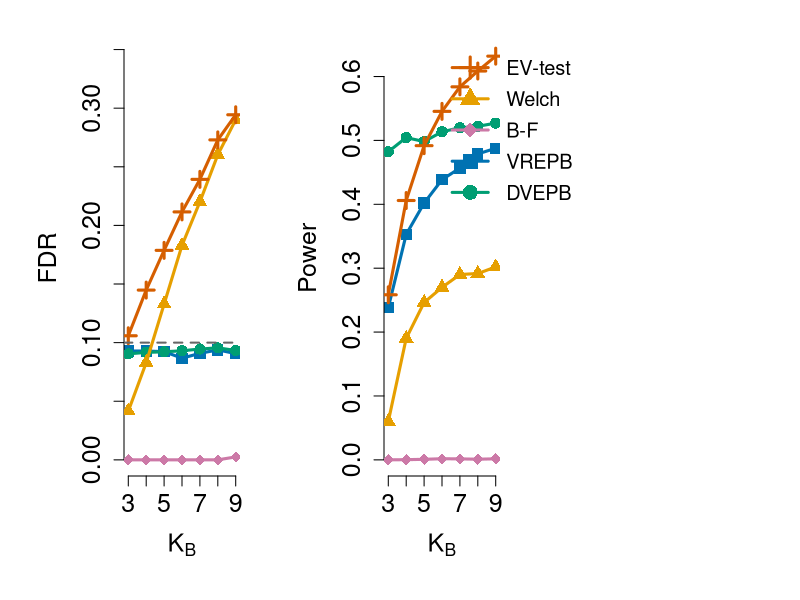
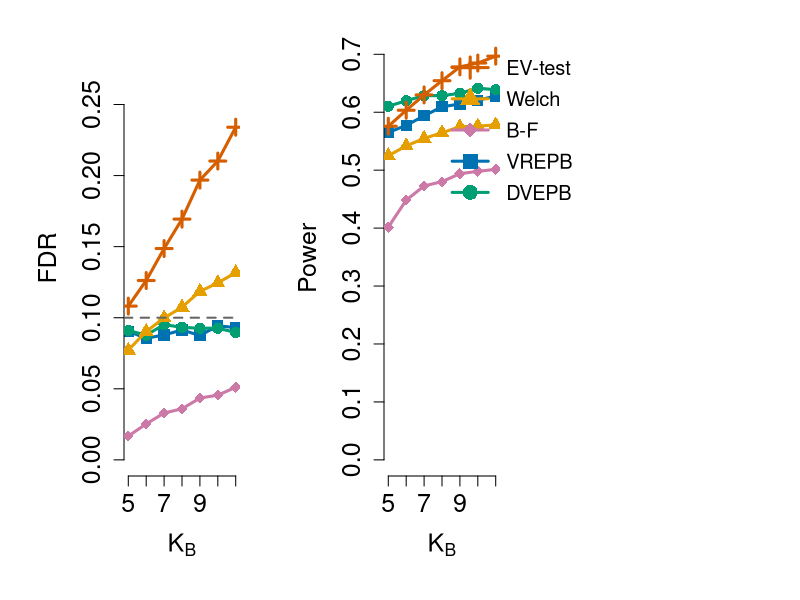

The R script that drew these images, in order:
library(RColorBrewer)

Full_FDR_Data = read.csv('./Full Data/Unequal_FDR_Data.csv')
Full_Power_Data = read.csv('./Full Data/Unequal_Power_Data.csv')

method_colors = c(
  EV_test = "#D55E00",   # orange (plus)
  Welch  = "#E69F00",    # gold (triangle)
  B_F    = "#CC79A7",    # magenta (diamond)
  VREPB  = "#0072B2",    # blue (square)
  DVEPB  = "#009E73"     # green (circle)
)

method_pch = c(
  EV_test = 3,     # plus sign
  Welch   = 17,    # triangle
  B_F     = 18,    # diamond
  VREPB   = 15,    # square
  DVEPB   = 16     # circle
)

FDR_plotter = function(n1, length_n2, Full_FDR_Data) {
  n2_range = n1:(n1 + length_n2 - 1)
  dat = Full_FDR_Data[Full_FDR_Data$n1 == n1 & (Full_FDR_Data$n2 %in% n2_range), ]
  
  plot(dat$n2, dat$VREPB, type = 'o', pch = method_pch["VREPB"], col = method_colors["VREPB"], 
       lwd = 3, cex = 1.5, xlab = expression(K[B]), ylab = "FDR",
       ylim = c(0, max(dat[, c("VREPB", "DVEPB", "Welch", "B_F", "EV_test")], 0.13) + 0.05),
       cex.lab = 1.5, cex.axis = 1.5, bty = "n")
  lines(dat$n2, dat$DVEPB, type = 'o', pch = method_pch["DVEPB"], col = method_colors["DVEPB"], lwd = 3, cex = 1.5)
  lines(dat$n2, dat$Welch, type = 'o', pch = method_pch["Welch"], col = method_colors["Welch"], lwd = 3, cex = 1.5)
  lines(dat$n2, dat$B_F, type = 'o', pch = method_pch["B_F"], col = method_colors["B_F"], lwd = 3, cex = 1.5)
  lines(dat$n2, dat$EV_test, type = 'o', pch = method_pch["EV_test"], col = method_colors["EV_test"], lwd = 3, cex = 1.5)
  abline(h = 0.1, lwd = 2, col = "gray40", lty = 2)
}

Power_plotter = function(n1, length_n2, Full_Power_Data) {
  n2_range = n1:(n1 + length_n2 - 1)
  dat = Full_Power_Data[Full_Power_Data$n1 == n1 & (Full_Power_Data$n2 %in% n2_range), ]
  
  plot(dat$n2, dat$VREPB, type = 'o', pch = method_pch["VREPB"], col = method_colors["VREPB"],
       lwd = 3, cex = 1.5, xlab = expression(K[B]), ylab = "Power",
       ylim = c(0, max(dat[, c("VREPB", "DVEPB", "Welch", "B_F", "EV_test")])), 
       cex.lab = 1.5, cex.axis = 1.5, bty = "n")
  lines(dat$n2, dat$DVEPB, type = 'o', pch = method_pch["DVEPB"], col = method_colors["DVEPB"], lwd = 3, cex = 1.5)
  lines(dat$n2, dat$Welch, type = 'o', pch = method_pch["Welch"], col = method_colors["Welch"], lwd = 3, cex = 1.5)
  lines(dat$n2, dat$B_F, type = 'o', pch = method_pch["B_F"], col = method_colors["B_F"], lwd = 3, cex = 1.5)
  lines(dat$n2, dat$EV_test, type = 'o', pch = method_pch["EV_test"], col = method_colors["EV_test"], lwd = 3, cex = 1.5)
}

# Save K_A = 3

png("./Graph/Pub Unequal K_A = 3.png", width = 3400, height = 1400, res = 300, family = "sans")
par(mfrow = c(1,2), mar = c(5.2,5.2,2,2), oma = c(1,1,0,13), mgp = c(3.2,1,0))

FDR_plotter(3, 7, Full_FDR_Data)
Power_plotter(3, 7, Full_Power_Data)

par(xpd = NA) # allow drawing in the outer margin
legend("topright", inset = c(-0.7, 0),
       legend = c("EV-test", "Welch", "B-F", "VREPB", "DVEPB"),
       col = method_colors, pch = method_pch, lwd = 3, pt.cex = 2,
       cex = 1.2, y.intersp = 1.3, bty = "n", xpd = NA)
dev.off()

# Save K_A = 5

png("./Graph/Pub Unequal K_A = 5.png", width = 3400, height = 1400, res = 300, family = "sans")
par(mfrow = c(1,2), mar = c(5.2,5.2,2,2), oma = c(1,1,0,13), mgp = c(3.2,1,0))

FDR_plotter(5, 7, Full_FDR_Data)
Power_plotter(5, 7, Full_Power_Data)

par(xpd = NA) # allow drawing in the outer margin
legend("topright", inset = c(-0.7, 0),
       legend = c("EV-test", "Welch", "B-F", "VREPB", "DVEPB"),
       col = method_colors, pch = method_pch, lwd = 3, pt.cex = 2,
       cex = 1.2, y.intersp = 1.3, bty = "n", xpd = NA)
dev.off()